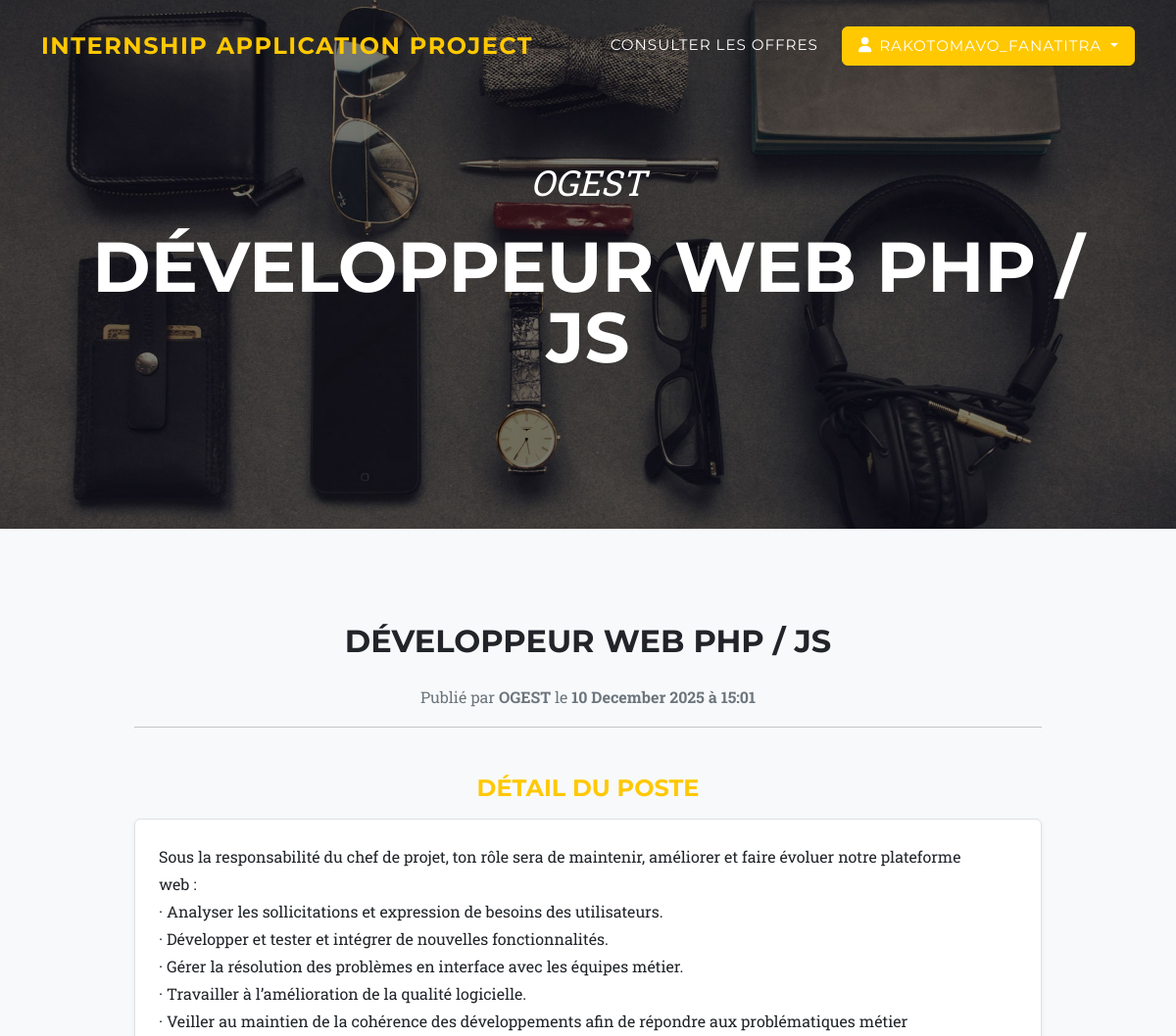
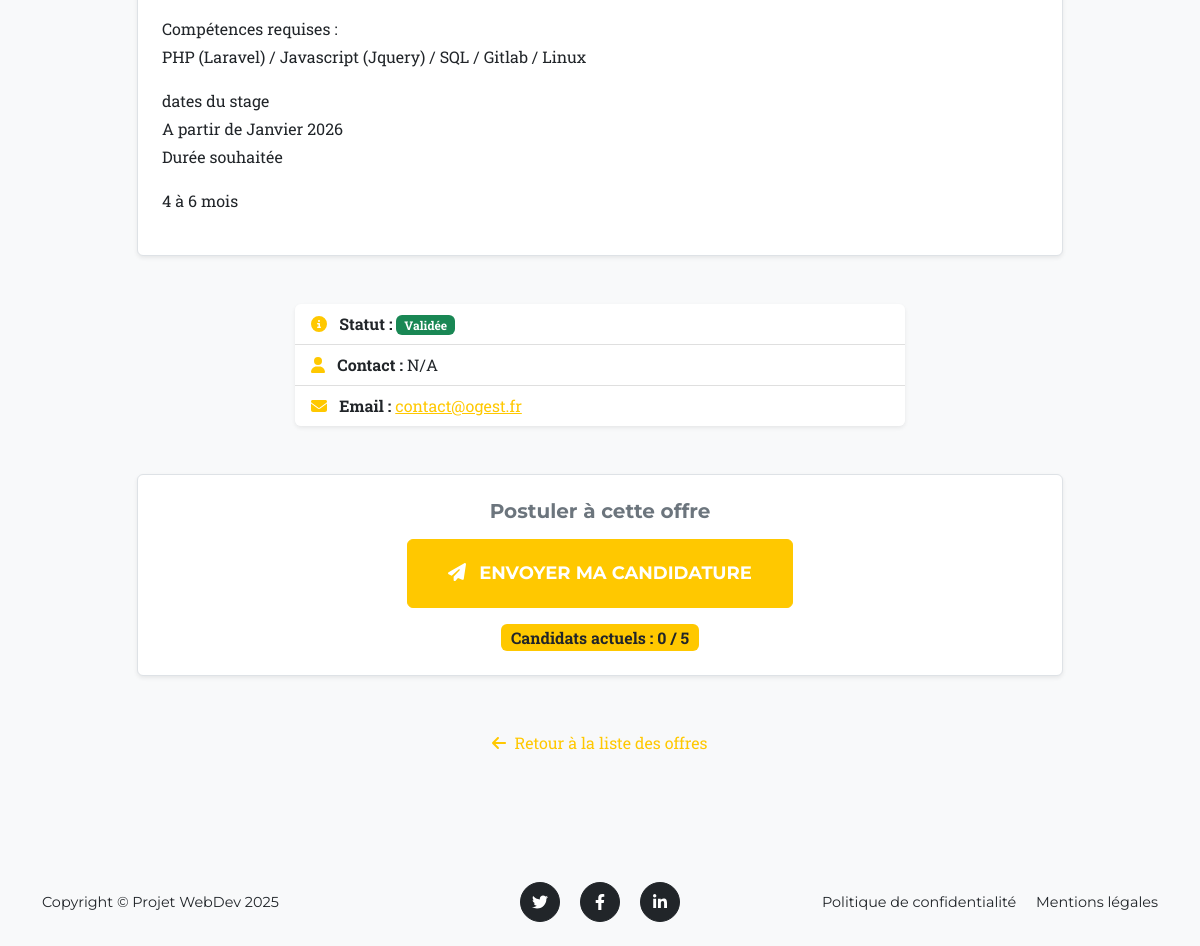
The app's page /offres/19/ (signed in) with its own data (2 pictures, top to bottom).
### internship_projet/models.py (models this page shows, shortened)
class Offre(models.Model):
    ETAT_CHOICES = [
        ('En attente', 'En attente validation'),
        ('Validée', 'Validée'),
        ('Refusée', 'Refusée'),
        ('Clôturée', 'Clôturée'),
    ]
    IDOffre = models.AutoField(primary_key=True)
    Organisme = models.CharField(max_length=100, verbose_name="Nom de l'organisme")
    NomContact = models.CharField(max_length=100, verbose_name="Nom et prénom du contact")
    EmailContact = models.EmailField(verbose_name="Email du contact")
    Titre = models.CharField(max_length=100, verbose_name="Titre du stage")
    Detail = models.TextField(verbose_name="Détail du stage")
    DateDepot = models.DateTimeField(default=timezone.now, verbose_name="Date de dépôt")
    Etat = models.CharField(max_length=30, choices=ETAT_CHOICES, default='En attente')
    NbCandidats = models.IntegerField(default=0, verbose_name="Nombre de candidats actuels")

### internship_projet/views.py (the view)
# urls.py: path('<int:offre_id>/', views.detail_offre, name='detail_offre'),
@login_required
def detail_offre(request, offre_id):
    offre = get_object_or_404(Offre, IDOffre=offre_id)
    a_deja_postule = False
    if request.user.is_authenticated:
        a_deja_postule = Candidature.objects.filter(Offre=offre, Etudiant=request.user).exists()
    return render(request, 'internship_projet/detail_offre.html', {
        'offre': offre,
        'a_deja_postule': a_deja_postule ,
        'is_etudiant': is_etudiant(request.user)
    })

### internship_projet/views.py (called while the page is built)
def is_etudiant(user):
    return user.groups.filter(name='Etudiants').exists() and not user.is_superuser

### internship_projet/templates/internship_projet/detail_offre.html (shortened to what this page needs)
{% extends 'internship_projet/base.html' %}
{% load static %}
{% block header_title %}{{ offre.Titre }}{% endblock %}
{% block header_subtitle %}{{ offre.Organisme }}{% endblock %}
{% block content %}
<section class="page-section bg-light" id="offre-detail">
    <div class="container">
        <div class="row justify-content-center">
            <div class="col-lg-10">
                <div class="modal-body text-center">
                    <h2 class="text-uppercase mb-4">{{ offre.Titre }}</h2>
                    <p class="item-intro text-muted">
                        Publié par <strong>{{ offre.Organisme }}</strong> le <strong>{{ offre.DateDepot|date:"d F Y à H:i" }}</strong>
                    </p>
                    <hr class="mb-5">
                    <h4 class="text-uppercase text-primary mb-3">Détail du poste</h4>
                    <div class="text-start p-4 mb-5 border rounded bg-white shadow-sm">
                        <p class="large text-muted mb-0">
                            {{ offre.Detail|linebreaks }}
                        </p>
                    </div>
                    <div class="row justify-content-center mb-5">
                        <div class="col-md-8">
                            <ul class="list-group list-group-flush text-start shadow-sm rounded">
                                <li class="list-group-item">
                                    <i class="fas fa-info-circle me-2 text-primary"></i>
                                    <strong>Statut :</strong>
                                    <span class="badge {% if offre.Etat == 'Validée' %}bg-success{% else %}bg-secondary{% endif %}">
                                        {{ offre.Etat }}
                                    </span>
                                </li>
                                <li class="list-group-item">
                                    <i class="fas fa-user me-2 text-primary"></i>
                                    <strong>Contact :</strong> {{ offre.NomContact }}
                                </li>
                                <li class="list-group-item">
                                    <i class="fas fa-envelope me-2 text-primary"></i>
                                    <strong>Email :</strong> <a href="mailto:{{ offre.EmailContact }}">{{ offre.EmailContact }}</a>
                                </li>
                            </ul>
                        </div>
                    </div>
                    <div class="mt-5 p-4 bg-white rounded shadow-sm border">
                        <h5 class="text-muted mb-3">Postuler à cette offre</h5>
                        {% if not is_etudiant %}
                            <div class="alert alert-info d-inline-block mb-0">
                                <i class="fas fa-info-circle me-2"></i>
                                Seuls les étudiants connectés peuvent candidater.
                            </div>
                        {% elif offre.Etat == 'Clôturée' or offre.NbCandidats >= 5 %}
                            <button class="btn btn-secondary btn-xl disabled" disabled>
                                <i class="fas fa-lock me-2"></i> Offre Clôturée (Quota atteint)
                            </button>
                            <p class="text-danger mt-2 small mb-0">Le nombre maximum de 5 candidats a été atteint.</p>
                        {% elif a_deja_postule %}
                            <button class="btn btn-success btn-xl disabled" disabled>
                                <i class="fas fa-check-circle me-2"></i> Vous avez déjà candidaté
                            </button>
                            <p class="text-muted mt-2 small mb-0">Votre dossier est en cours de traitement.</p>
                        {% else %}
                            <form action="{% url 'candidater_offre' offre.IDOffre %}" method="POST">
                                <button type="submit" class="btn btn-primary btn-xl text-uppercase">
                                    <i class="fas fa-paper-plane me-2"></i> Envoyer ma candidature
                                </button>
                            </form>
                            <div class="mt-3">
                                <span class="badge bg-warning text-dark fs-6">
                                    Candidats actuels : {{ offre.NbCandidats }} / 5
                                </span>
                            </div>
                        {% endif %}
                    </div>
                    <a class="btn btn-link mt-5 text-decoration-none" href="{% url 'liste_offres' %}">
                        <i class="fas fa-arrow-left me-1"></i> Retour à la liste des offres
                    </a>
                </div>
            </div>
        </div>
    </div>
</section>
{% endblock %}

### internship_projet/templates/internship_projet/base.html (shortened to what this page needs)
{% load static %}
<!DOCTYPE html>
<html lang="fr">
    <head>
        <link href="{% static 'internship_projet/css/styles.css' %}" rel="stylesheet" />
    </head>
    <body id="page-top">
        <nav class="navbar navbar-expand-lg navbar-dark fixed-top" id="mainNav">
            <div class="container">
                <a class="navbar-brand" href="{% url 'liste_offres' %}">
                  Internship Application Project
                </a>
                <div class="collapse navbar-collapse" id="navbarResponsive">
                    <ul class="navbar-nav text-uppercase ms-auto py-4 py-lg-0">
                        {% if user.is_authenticated %}
                            <li class="nav-item">
                                <a class="nav-link" href="{% url 'liste_offres' %}">
                                    {% if user.is_superuser or is_prof %}
                                        Gestion des Stages
                                    {% else %}
                                        Consulter les Offres
                                    {% endif %}
                                </a>
                            </li>
                            <li class="nav-item dropdown">
                                <a class="nav-link dropdown-toggle btn btn-primary px-3 rounded text-white" href="#" id="navbarDropdown" role="button" data-bs-toggle="dropdown" aria-expanded="false">
                                    <i class="fas fa-user me-2"></i>{{ user.username }}
                                </a>
                            </li>
                        {% endif %}
                    </ul>
                </div>
            </div>
        </nav>
        <header class="masthead {% block header_class %}sub-page{% endblock %}">
            <div class="container">
                <div class="masthead-subheading">{% block header_subtitle %}{% endblock %}</div>
                <div class="masthead-heading text-uppercase">{% block header_title %}Plateforme Stages{% endblock %}</div>
            </div>
        </header>
        {% block content %}
        {% endblock %}
        <footer class="footer py-4 bg-light mt-auto">
            <div class="container">
                <div class="row align-items-center">
                    <div class="col-lg-4 text-lg-start">Copyright &copy; Projet WebDev 2025</div>
                    <div class="col-lg-4 my-3 my-lg-0">
                        <a class="btn btn-dark btn-social mx-2" href="#!" aria-label="Twitter"><i class="fab fa-twitter"></i></a>
                        <a class="btn btn-dark btn-social mx-2" href="#!" aria-label="Facebook"><i class="fab fa-facebook-f"></i></a>
                        <a class="btn btn-dark btn-social mx-2" href="#!" aria-label="LinkedIn"><i class="fab fa-linkedin-in"></i></a>
                    </div>
                    <div class="col-lg-4 text-lg-end">
                        <a class="link-dark text-decoration-none me-3" href="#!">Politique de confidentialité</a>
                        <a class="link-dark text-decoration-none" href="#!">Mentions légales</a>
                    </div>
                </div>
            </div>
        </footer>
    </body>
</html>

### records on screen
Offre: Organisme "OGEST", Titre "DÉVELOPPEUR WEB PHP / JS", DateDepot "10 December 2025 à 15:01", Detail "Sous la responsabilité du chef de projet, ton rôle sera de maintenir, améliorer et faire évoluer notre plateforme web : · Analyser les sollicitations et expression de besoins des utilisateurs. · Développer et tester et intégrer de nouvelles fonctionnalités. · Gérer la résolution des problèmes en interface avec les équipes métier. · Travailler à l’amélioration de la qualité logicielle. · Veiller au maintien de la cohérence des développements afin de répondre aux problématiques métier Compétences requises : PHP (Laravel) / Javascript (Jquery) / SQL / Gitlab / Linux dates du stage A partir de Janvier 2026 Durée souhaitée 4 à 6 mois", Etat "Validée", NomContact "N/A", EmailContact "contact@ogest.fr", NbCandidats "0"

### other values on screen
{{ user.username }} "RAKOTOMAVO_FANATITRA"
